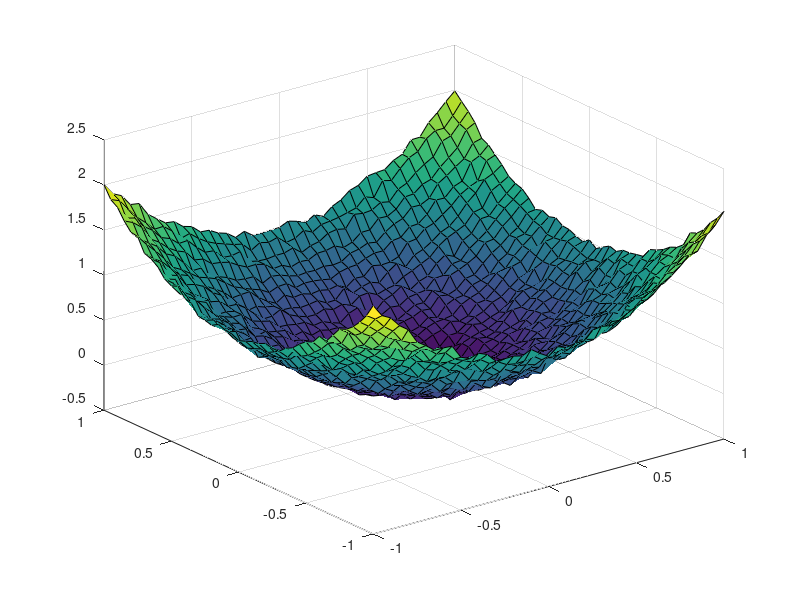

The MATLAB source for this figure: (Note: this script raises an error after producing the figure.)
%% Minimize a noisy two-dimensional parabola with DONE

func = @(x) x'*x+0.03*randn; %parabola
x0 = [0.7; -0.9]; %initial guess
N = 20; %number of measurements

%Plot function
[X,Y] = meshgrid(-1:0.05:1);
Z = zeros(41,41);
for i=1:41
    for j=1:41
        Z(i,j) = func([X(i,j); Y(i,j)]);
    end
end
clf;
surf(X,Y,Z); 

Xmin_fmincon = fmincon(func, x0, [], []); %minimize with fmincon
Xmin_DONE = DONE(func, x0, N); %minimize with DONE

%Show results
hold on;
plot3(0,0,0,'o','MarkerSize',12);
plot3(Xmin_fmincon(1),Xmin_fmincon(2),func(Xmin_fmincon),'o','MarkerSize',11);
plot3(Xmin_DONE(1),Xmin_DONE(2),func(Xmin_DONE),'o','MarkerSize',11);
legend('Function','True minimum', 'fmincon minimum', 'DONE minimum');
hold off;